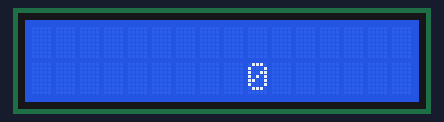
The sketch below on a simulated Arduino Uno, built with avr-gcc and run on an emulated ATmega328P. On the bench: 16×2 character LCD.

Above: at 0.1 s.
At 4.1 s:
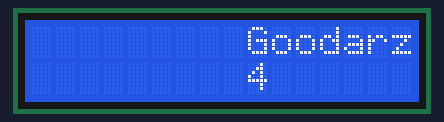
At 9.1 s:
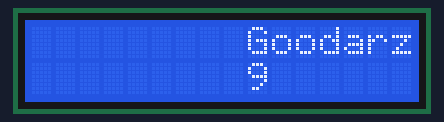
At 19.1 s:
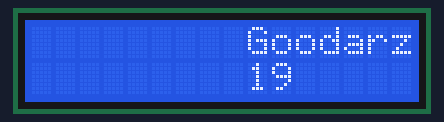
At 28.2 s:
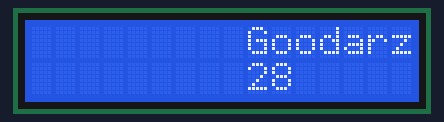
At 38.2 s:
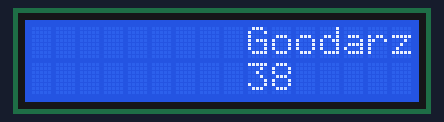

The sketch:

LCD.ino
```cpp
#include <LiquidCrystal.h>
LiquidCrystal lcd(8, 9, 4, 5, 6, 7);
int counter = 0;

void setup() {
  lcd.begin(16, 2);
 //lcd.print("hello, world!");
}

void loop() {
  lcd.setCursor(9, 1);
  //  lcd.print(millis()/1000);
  lcd.print(counter++);
  delay(1000);
  lcd.setCursor(9,0);
  lcd.print("Goodarz");


}
```

Measured:
- what the display in image 1 shows lasts 1.0 s, from 4.1 s to 5.1 s
